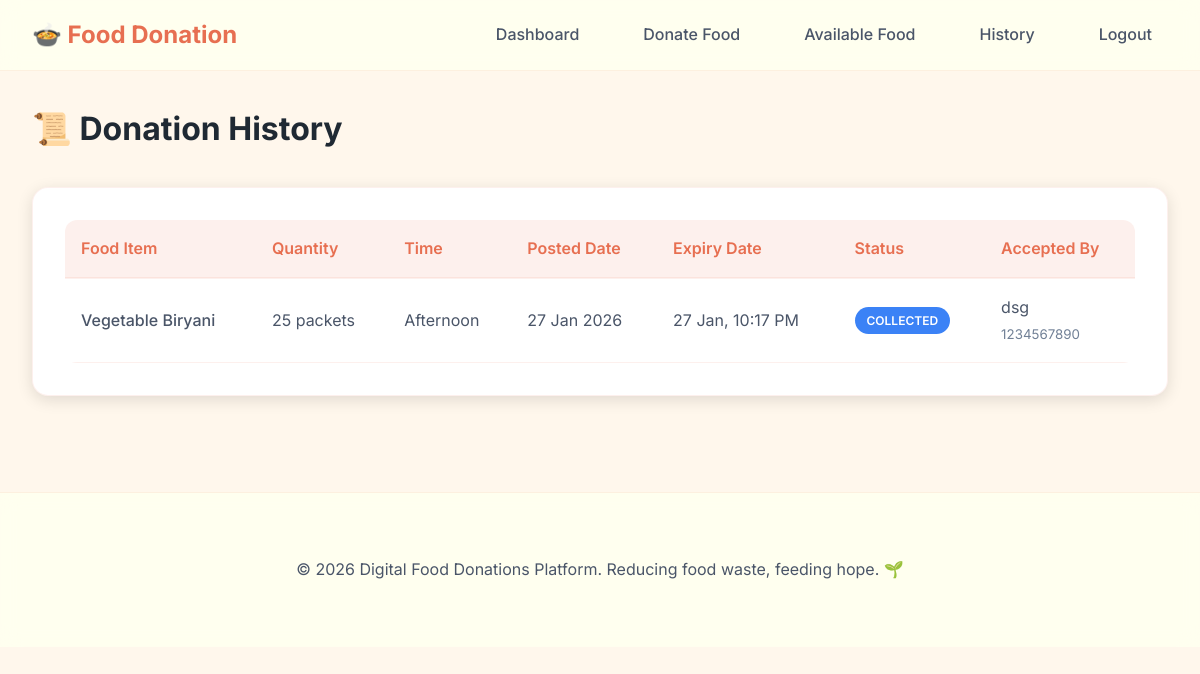
Screenshot of /user/history (signed in) with the database file from the repository.
### models.py (models this page shows, shortened)
class Donation(db.Model):
    __tablename__ = 'donation'
    id = db.Column(db.Integer, primary_key=True)
    donor_id = db.Column(db.Integer, db.ForeignKey('user.id'), nullable=False)
    food_name = db.Column(db.String(150), nullable=False)
    quantity = db.Column(db.String(50), nullable=False)
    food_time = db.Column(db.String(20), nullable=False)  # morning/afternoon/night
    expiry_datetime = db.Column(db.DateTime, nullable=False)
    location = db.Column(db.String(100), nullable=False)
    description = db.Column(db.Text, nullable=True)
    status = db.Column(db.String(20), default='available')  # available/accepted/collected/expired
    accepted_by = db.Column(db.Integer, db.ForeignKey('ngo.id'), nullable=True)
    created_at = db.Column(db.DateTime, default=datetime.utcnow)
    updated_at = db.Column(db.DateTime, default=datetime.utcnow, onupdate=datetime.utcnow)
    requests = db.relationship('Request', backref='donation', lazy=True)
    acceptor = db.relationship('NGO', backref='accepted_donations', foreign_keys=[accepted_by])

class NGO(db.Model, UserMixin):
    __tablename__ = 'ngo'
    id = db.Column(db.Integer, primary_key=True)
    ngo_name = db.Column(db.String(150), nullable=False)
    email = db.Column(db.String(120), unique=True, nullable=False)
    password_hash = db.Column(db.String(200), nullable=False)
    phone_number = db.Column(db.String(15), nullable=False)
    location = db.Column(db.String(100), nullable=False)
    registration_number = db.Column(db.String(50), unique=True, nullable=False)
    address = db.Column(db.Text, nullable=False)
    is_verified = db.Column(db.Boolean, default=False)
    verified_at = db.Column(db.DateTime, nullable=True)
    created_at = db.Column(db.DateTime, default=datetime.utcnow)

### app.py (the view)
@app.route('/user/history')
@login_required
@role_required('user')
def user_history():
    donations = Donation.query.filter_by(donor_id=current_user.id).order_by(Donation.created_at.desc()).all()
    return render_template('user/history.html', donations=donations)

### app.py (called while the page is built)
@login_manager.user_loader
def load_user(user_id):
    user_type = session.get('user_type')
    if user_type == 'user':
        return User.query.get(int(user_id))
    elif user_type == 'ngo':
        return NGO.query.get(int(user_id))
    elif user_type == 'admin':
        return Admin.query.get(int(user_id))
    return None

def role_required(role):
    def decorator(f):
        @wraps(f)
        def decorated_function(*args, **kwargs):
            if not current_user.is_authenticated:
                flash('Please login to access this page.', 'warning')
                return redirect(url_for('login'))
            if session.get('user_type') != role:
                flash('You do not have permission to access this page.', 'danger')
                return redirect(url_for('index'))
            return f(*args, **kwargs)
        return decorated_function
    return decorator

### templates/user/history.html (shortened to what this page needs)
{% extends "base.html" %}
{% block content %}
<div class="container">
    <h1 style="margin-bottom: 2rem;">📜 Donation History</h1>
    <div class="card fade-in">
        {% if donations %}
        <div class="table-container">
            <table>
                <thead>
                    <tr>
                        <th>Food Item</th>
                        <th>Quantity</th>
                        <th>Time</th>
                        <th>Posted Date</th>
                        <th>Expiry Date</th>
                        <th>Status</th>
                        <th>Accepted By</th>
                    </tr>
                </thead>
                <tbody>
                    {% for donation in donations %}
                    <tr>
                        <td style="font-weight: 500;">{{ donation.food_name }}</td>
                        <td>{{ donation.quantity }}</td>
                        <td>{{ donation.food_time|capitalize }}</td>
                        <td>{{ donation.created_at.strftime('%d %b %Y') }}</td>
                        <td>{{ donation.expiry_datetime.strftime('%d %b, %I:%M %p') }}</td>
                        <td>
                            {% if donation.status == 'available' %}
                            <span class="badge badge-success">Available</span>
                            {% elif donation.status == 'accepted' %}
                            <span class="badge badge-warning">Accepted</span>
                            {% elif donation.status == 'collected' %}
                            <span class="badge badge-info">Collected</span>
                            {% elif donation.status == 'expired' %}
                            <span class="badge badge-danger">Expired</span>
                            {% endif %}
                        </td>
                        <td>
                            {% if donation.accepted_by %}
                            {{ donation.acceptor.ngo_name }}
                            <br>
                            <small style="color: var(--text-muted);">{{ donation.acceptor.phone_number }}</small>
                            {% else %}
                            -
                            {% endif %}
                        </td>
                    </tr>
                    {% endfor %}
                </tbody>
            </table>
        </div>
        {% else %}
        <div style="text-align: center; padding: 2rem;">
            <h3>No history yet</h3>
            <p style="color: var(--text-secondary);">You haven't made any donations yet.</p>
        </div>
        {% endif %}
    </div>
</div>
{% endblock %}

### static/css/style.css (style rules this page uses)
:root { --primary: #E76F51; --primary-dark: #d15a3d; --primary-light: #f08c71; --secondary: #2A9D8F; --secondary-dark: #21867a; --accent: #F4A261; --card-bg: #FFFFFF; --bg-primary: #FFF7EC; --bg-secondary: #fffefd; --bg-tertiary: #fdf9f4; --text-primary: #1F2933; --text-secondary: #4a5568; --text-muted: #718096; --success: #2A9D8F; --warning: #F4A261; --danger: #E76F51; --info: #3b82f6; --glass-bg: rgba(255, 255, 240, 0.9); --glass-border: rgba(231, 111, 81, 0.1); --shadow-sm: 0 2px 8px rgba(0, 0, 0, 0.08); --shadow-md: 0 4px 16px rgba(0, 0, 0, 0.12); --shadow-lg: 0 8px 32px rgba(0, 0, 0, 0.16); --shadow-glow: 0 0 20px rgba(231, 111, 81, 0.2); --transition: all 0.3s cubic-bezier(0.4, 0, 0.2, 1); }
* { margin: 0; padding: 0; box-sizing: border-box; }
body { font-family: 'Inter', sans-serif; background: var(--bg-primary); color: var(--text-primary); line-height: 1.6; min-height: 100vh; }
.card { background: var(--card-bg); backdrop-filter: blur(10px); border: 1px solid var(--glass-border); border-radius: 16px; padding: 2rem; box-shadow: var(--shadow-md); transition: var(--transition); }
.badge { padding: 0.25rem 0.75rem; border-radius: 20px; font-size: 0.75rem; font-weight: 600; text-transform: uppercase; display: inline-block; }
.badge-info { background: var(--info); color: white; }
.table-container { overflow-x: auto; border-radius: 12px; background: var(--card-bg); backdrop-filter: blur(10px); }
table { width: 100%; border-collapse: collapse; }
thead { background: rgba(231, 111, 81, 0.1); }
th { padding: 1rem; text-align: left; font-weight: 600; color: var(--primary); border-bottom: 2px solid var(--glass-border); }
td { padding: 1rem; border-bottom: 1px solid var(--glass-border); color: var(--text-secondary); }
.container { max-width: 1200px; margin: 0 auto; padding: 2rem; }
.fade-in { animation: fadeIn 0.5s ease-out; }

### rows the page displays
Donation: food_name "Vegetable Biryani", quantity "25 packets", food_time "Afternoon", created_at "27 Jan 2026", expiry_datetime "27 Jan, 10:17 PM", status "COLLECTED", acceptor.ngo_name "dsg", acceptor.phone_number "1234567890"
